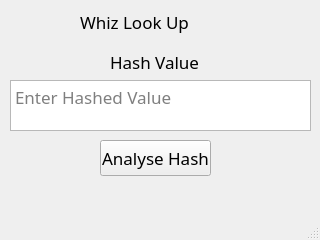
<?xml version="1.0" encoding="UTF-8"?>
<ui version="4.0">
 <class>lookup</class>
 <widget class="QMainWindow" name="lookup">
  <property name="geometry">
   <rect>
    <x>0</x>
    <y>0</y>
    <width>320</width>
    <height>240</height>
   </rect>
  </property>
  <property name="minimumSize">
   <size>
    <width>320</width>
    <height>240</height>
   </size>
  </property>
  <property name="maximumSize">
   <size>
    <width>320</width>
    <height>240</height>
   </size>
  </property>
  <property name="sizeIncrement">
   <size>
    <width>1</width>
    <height>1</height>
   </size>
  </property>
  <property name="baseSize">
   <size>
    <width>320</width>
    <height>240</height>
   </size>
  </property>
  <property name="font">
   <font>
    <family>Ubuntu Mono</family>
    <pointsize>13</pointsize>
    <kerning>true</kerning>
   </font>
  </property>
  <property name="windowTitle">
   <string>Whiz Look Up</string>
  </property>
  <property name="windowIcon">
   <iconset>
    <normaloff>../Downloads/milk1.png</normaloff>../Downloads/milk1.png</iconset>
  </property>
  <property name="windowOpacity">
   <double>7.000000000000000</double>
  </property>
  <property name="iconSize">
   <size>
    <width>30</width>
    <height>21</height>
   </size>
  </property>
  <widget class="QWidget" name="centralwidget">
   <widget class="QLabel" name="label">
    <property name="geometry">
     <rect>
      <x>80</x>
      <y>10</y>
      <width>171</width>
      <height>24</height>
     </rect>
    </property>
    <property name="styleSheet">
     <string notr="true">font: 75 20pt &quot;Ubuntu Mono&quot;;</string>
    </property>
    <property name="text">
     <string>Whiz Look Up</string>
    </property>
   </widget>
   <widget class="QLabel" name="label_2">
    <property name="geometry">
     <rect>
      <x>110</x>
      <y>50</y>
      <width>91</width>
      <height>24</height>
     </rect>
    </property>
    <property name="styleSheet">
     <string notr="true">font: 75 13pt &quot;Ubuntu Mono&quot;;</string>
    </property>
    <property name="text">
     <string>Hash Value</string>
    </property>
   </widget>
   <widget class="QTextEdit" name="hashvalue_edit">
    <property name="geometry">
     <rect>
      <x>10</x>
      <y>80</y>
      <width>301</width>
      <height>51</height>
     </rect>
    </property>
    <property name="frameShadow">
     <enum>QFrame::Raised</enum>
    </property>
    <property name="placeholderText">
     <string>Enter Hashed Value</string>
    </property>
   </widget>
   <widget class="QPushButton" name="analyse_btn">
    <property name="geometry">
     <rect>
      <x>100</x>
      <y>140</y>
      <width>111</width>
      <height>36</height>
     </rect>
    </property>
    <property name="styleSheet">
     <string notr="true">font: 75 12pt &quot;Ubuntu Mono&quot;;</string>
    </property>
    <property name="text">
     <string>Analyse Hash</string>
    </property>
   </widget>
  </widget>
  <widget class="QMenuBar" name="menubar">
   <property name="geometry">
    <rect>
     <x>0</x>
     <y>0</y>
     <width>320</width>
     <height>24</height>
    </rect>
   </property>
  </widget>
  <widget class="QStatusBar" name="statusbar"/>
 </widget>
 <resources/>
 <connections/>
</ui>
